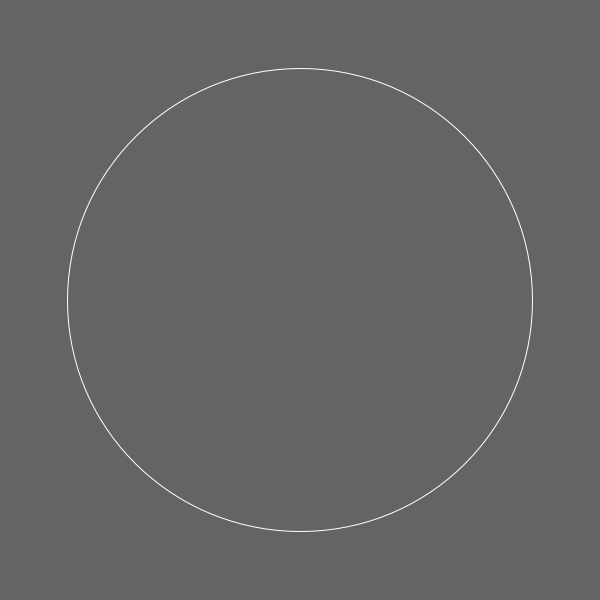
Frame 1 (no input)
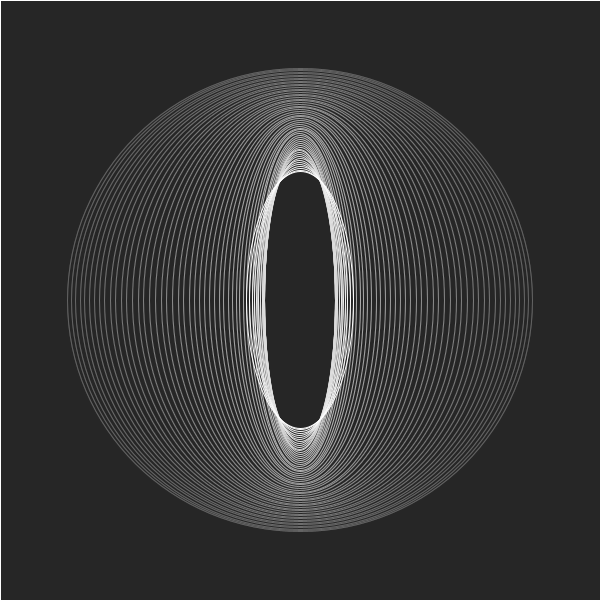
Frame 60 (the mouse pressed at the canvas centre just before this capture)
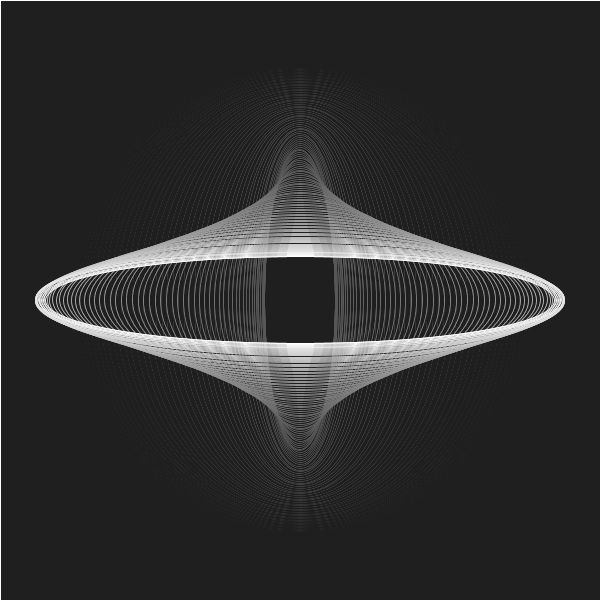
Frame 120 (the mouse held since frame 60 and released just before this capture)

The Processing sketch that drew these frames (run headless with seeded random() and noise(); from frame 60 on, the mouse is pressed at the canvas centre):

// Processing sketch: processing_147011
// ── processing_147011.pde

float angle = 7.0;
float speed = 0.05;
float radius = 230.0;

void setup() {
  size(600, 600);
  background(102,102,102);
  noStroke();
  smooth();
}

void draw() {
  fill(0,4);
  rect(0, 0, width, height);
  angle +=speed;
  float sinval = sin(angle/3);
  float cosval = cos(angle);
  
  float x = 300+(cosval * radius);
  float y = 300+(sinval * radius);
  stroke(255);
  noFill();
  ellipse(300,300,x,y);
}
